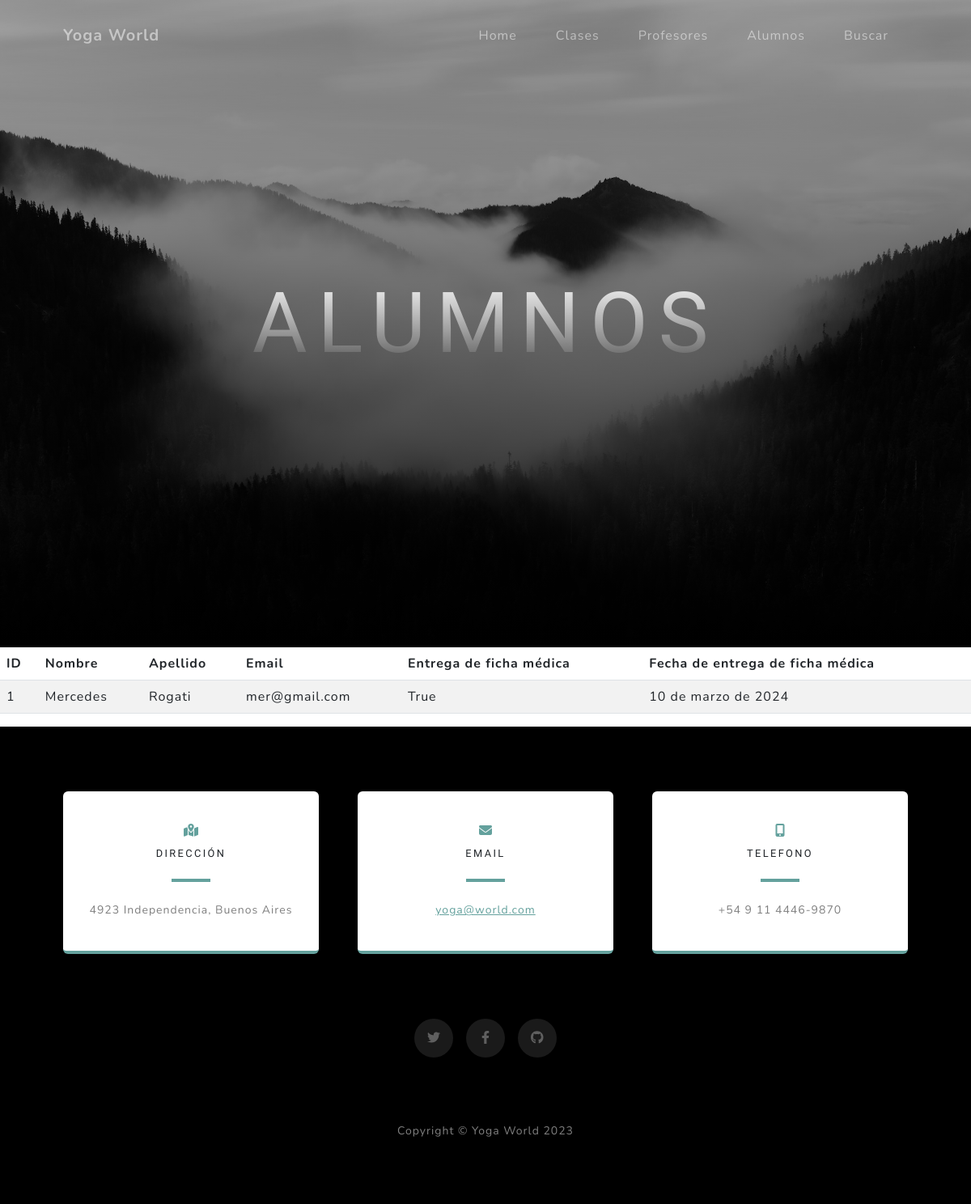
Screenshot of /alumnos/ with the database file from the repository.
### AppCoder/models.py (models this page shows, shortened)
class Alumnos(models.Model):
    nombre =models.CharField(max_length=40)
    apellido = models.CharField(max_length=40)
    id = models.IntegerField(primary_key=True)
    email = models.EmailField()
    fichaMedica = models.BooleanField()
    entregaFicha = models.DateField()
    class Meta:
        ordering = ["id"]
        verbose_name = "Alumno"
        verbose_name_plural = "Alumnos"

### AppCoder/views.py (the view)
# urls.py: path('alumnos/', alumnos, name="alumnos"),
def alumnos(request):
    contexto =  {'alumnos' : Alumnos.objects.all()}
    return render (request, "aplicacion/alumnos.html", contexto)

### AppCoder/templates/aplicacion/alumnos.html
{% extends "aplicacion/index.html" %}
{% block titulo %}
<h1 class="mx-auto my-0 text-uppercase">Alumnos</h1>
{% endblock titulo %}
{% block contenido %}
<table class="table table-striped">
    <thead>
        <tr>
            <th>ID</th>
            <th>Nombre</th>
            <th>Apellido</th>
            <th>Email</th>
            <th>Entrega de ficha médica</th>
            <th>Fecha de entrega de ficha médica</th>
        </tr>
    </thead>
    <tbody>
    {% for c in alumnos  %}
        <tr>
            <td>{{ c.id }}</td>
            <td>{{ c.nombre }}</td>
            <td>{{ c.apellido }}</td>
            <td>{{ c.email }}</td>
            <td>{{ c.fichaMedica }}</td>
            <td>{{ c.entregaFicha }}</td>
        </tr>
    {% endfor %}
    </tbody>
</table>
{% endblock contenido %}

### rows the page displays
Alumnos: id "1", nombre "Mercedes", apellido "Rogati", email "mer@gmail.com", fichaMedica "True", entregaFicha "10 de marzo de 2024"
